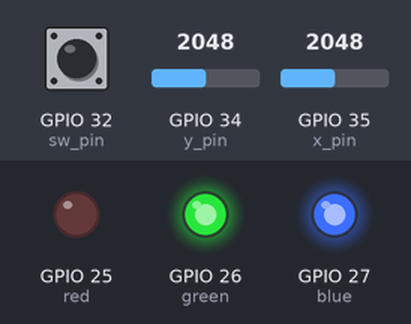
This sketch was run on a simulated ESP32. Shown: output pins drawn as LEDs (lit = HIGH). The inputs (shaded band) are chosen by the test bench; at power-on: GPIO 32 (sw_pin) HIGH, GPIO 34 (y_pin) = 2048, GPIO 35 (x_pin) = 2048. USB keyboard and mouse output is not drawn.

Above: at 1.2 s.
1.3 s: GPIO 32 (sw_pin) pulled LOW for 1 s
At 3.3 s:
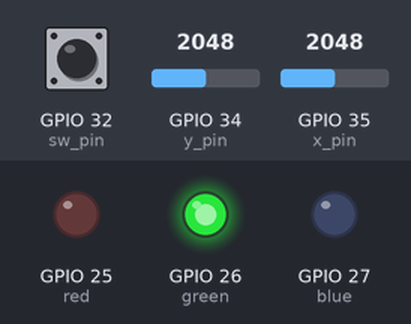
3.8 s: GPIO 32 (sw_pin) pulled LOW for 0.15 s
At 5.2 s:
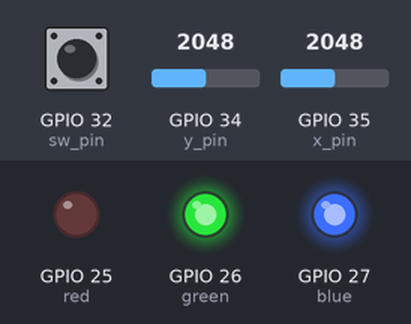
5.5 s: GPIO 32 (sw_pin) pulled LOW for 3.2 s
At 10.0 s:
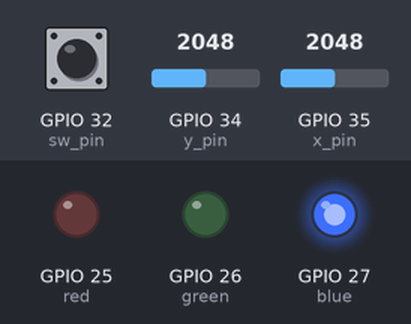
Timing chart, 0 to 11.5 s (numbered marks = the images above; inputs shaded):
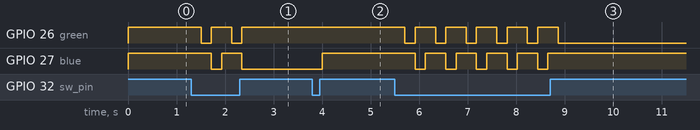

Measured:
- after the input at 1.3 s, GPIO 26 (green): alternates HIGH for 0.42 s and LOW for 0.21 s, 4 changes in all, then stays HIGH, starting after 0.21 s; GPIO 27 (blue): HIGH → LOW after 0.42 s, → HIGH 0.21 s later, → LOW 0.42 s later
- after the input at 3.8 s, GPIO 27 (blue): LOW → HIGH after 0.20 s
- after the input at 5.5 s, GPIO 26 (green): alternates HIGH for 0.42 s and LOW for 0.21 s, 11 changes in all, then stays LOW, starting after 0.21 s; GPIO 27 (blue): alternates HIGH for 0.42 s and LOW for 0.21 s, 10 changes in all, then stays HIGH, starting after 0.42 s

The sketch:

joystick-multifunctioner.ino
```cpp
#include <BleCombo.h>

const int x_pin = 35;
const int y_pin = 34;
const int sw_pin = 32;
const int red = 25;
const int green = 26;
const int blue = 27;

typedef enum {
  scroll,
  cursor,
  scr_vol
} states;
states cur_st = scroll;

void setup() {
  Serial.begin(115200);
  Keyboard.begin();
  Mouse.begin();
  pinMode(sw_pin, INPUT_PULLUP);
  ledcSetup(0, 5000, 8);
  ledcAttachPin(red, 0);
  ledcSetup(1, 5000, 8);
  ledcAttachPin(green, 1);
  ledcSetup(2, 5000, 8);
  ledcAttachPin(blue, 2);
}

void setColor(int r, int g, int b) {
  ledcWrite(0, r);
  ledcWrite(1, g);
  ledcWrite(2, b);
}

void loop() {
  if (Keyboard.isConnected()) {
    if (digitalRead(sw_pin) == LOW) {
      delay(200);
      if (cur_st == scr_vol) cur_st = scroll;
      else if (cur_st == scroll) cur_st = cursor;
      else cur_st = scr_vol;
    }

    int x_raw = analogRead(x_pin);
    int y_raw = analogRead(y_pin);

    // per mode deadzone
    int deadzone_x, deadzone_y;
    if (cur_st == scroll)       { deadzone_x = 700; deadzone_y = 700; }
    else if (cur_st == cursor)  { deadzone_x = 500; deadzone_y = 300; }
    else                        { deadzone_x = 900; deadzone_y = 900; }

    bool x_active = abs(x_raw - 1255) > deadzone_x;
    bool y_active = abs(y_raw - 1867) > deadzone_y;

    if (cur_st == scroll) {
      setColor(0, 255, 255);
      int scroll_x = x_active ? map(x_raw, 0, 2612, -5, 5) : 0;
      int scroll_y = y_active ? map(y_raw, 0, 4095, 5, -5) : 0;
      if (abs(scroll_x) < 2) scroll_x = 0;
      if (abs(scroll_y) < 2) scroll_y = 0;
      Mouse.move(0, 0, scroll_y, scroll_x);
    }
    else if (cur_st == cursor) {
      setColor(0, 0, 255);
      int move_x = x_active ? map(x_raw, 0, 2612, -10, 10) : 0;
      int move_y = y_active ? map(y_raw, 0, 4095, -10, 10) : 0;
      Mouse.move(move_x, move_y, 0, 0);
    }
    else {
      setColor(0, 255, 0);
      if (x_active) {
        if (x_raw > 1255) { Keyboard.press(KEY_LEFT_CTRL); Keyboard.press(KEY_LEFT_ALT); Keyboard.write('2'); Keyboard.releaseAll(); }
        else              { Keyboard.press(KEY_LEFT_CTRL); Keyboard.press(KEY_LEFT_ALT); Keyboard.write('1'); Keyboard.releaseAll(); }
        delay(300);
      }
      if (y_active) {
        if (y_raw > 1867) { Keyboard.press(KEY_LEFT_CTRL); Keyboard.press(KEY_LEFT_ALT); Keyboard.write('9'); Keyboard.releaseAll(); }
        else              { Keyboard.press(KEY_LEFT_CTRL); Keyboard.press(KEY_LEFT_ALT); Keyboard.write('0'); Keyboard.releaseAll(); }
        delay(300);
      }
    }
  }
  else {
    setColor(255, 0, 0);
  }
  delay(10);
}
```
